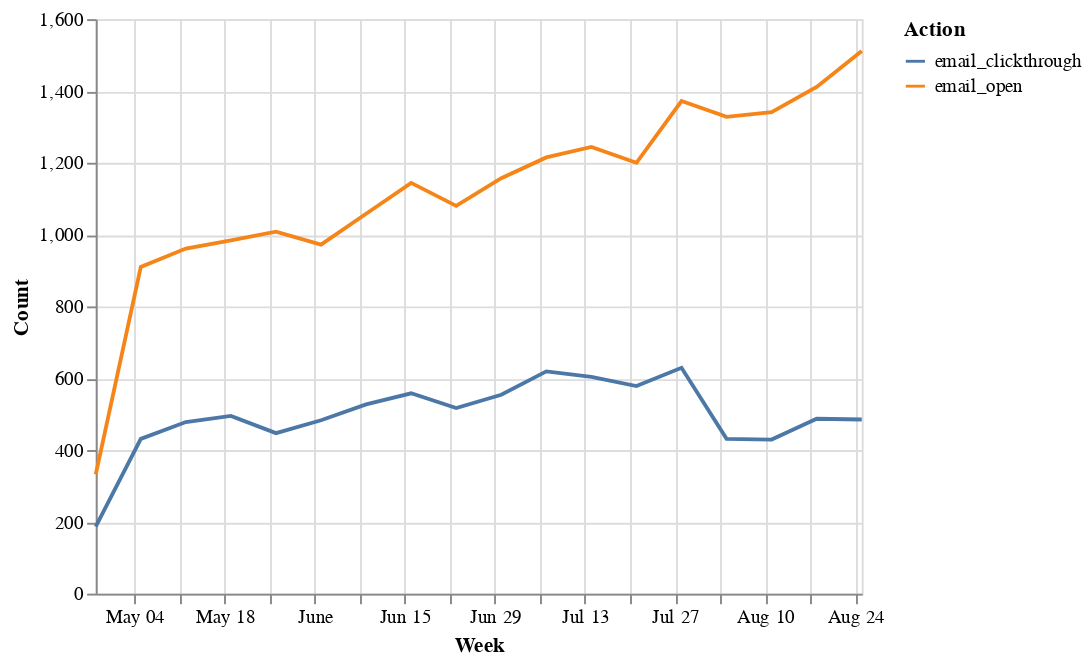

This figure's notebook cell:
### Code cell
alt.Chart(email_engagements_summary).mark_line().encode(
    x='Week',
    y='Count',
    color='Action'
)

### Figure 1 — Vega-Lite specification as saved in the notebook (floating-point values rounded to 4 significant figures)
{"$schema": "https://vega.github.io/schema/vega-lite/v2.6.0.json", "config": {"view": {"height": 300, "width": 400}}, "data": {"name": "data-30c653f3e6148c8a6e8937682b9ae3f2"}, "datasets": {"data-30c653f3e6148c8a6e8937682b9ae3f2": [{"Action": "email_clickthrough", "Count": 187, "Week": "2014-04-28T00:00:00"}, {"Action": "email_open", "Count": 332, "Week": "2014-04-28T00:00:00"}, {"Action": "email_clickthrough", "Count": 431, "Week": "2014-05-05T00:00:00"}, {"Action": "email_open", "Count": 910, "Week": "2014-05-05T00:00:00"}, {"Action": "email_clickthrough", "Count": 478, "Week": "2014-05-12T00:00:00"}, {"Action": "email_open", "Count": 961, "Week": "2014-05-12T00:00:00"}, {"Action": "email_clickthrough", "Count": 495, "Week": "2014-05-19T00:00:00"}, {"Action": "email_open", "Count": 984, "Week": "2014-05-19T00:00:00"}, {"Action": "email_clickthrough", "Count": 447, "Week": "2014-05-26T00:00:00"}, {"Action": "email_open", "Count": 1008, "Week": "2014-05-26T00:00:00"}, {"Action": "email_clickthrough", "Count": 483, "Week": "2014-06-02T00:00:00"}, {"Action": "email_open", "Count": 972, "Week": "2014-06-02T00:00:00"}, {"Action": "email_clickthrough", "Count": 527, "Week": "2014-06-09T00:00:00"}, {"Action": "email_open", "Count": 1058, "Week": "2014-06-09T00:00:00"}, {"Action": "email_clickthrough", "Count": 558, "Week": "2014-06-16T00:00:00"}, {"Action": "email_open", "Count": 1144, "Week": "2014-06-16T00:00:00"}, {"Action": "email_clickthrough", "Count": 517, "Week": "2014-06-23T00:00:00"}, {"Action": "email_open", "Count": 1080, "Week": "2014-06-23T00:00:00"}, {"Action": "email_clickthrough", "Count": 554, "Week": "2014-06-30T00:00:00"}, {"Action": "email_open", "Count": 1157, "Week": "2014-06-30T00:00:00"}, {"Action": "email_clickthrough", "Count": 619, "Week": "2014-07-07T00:00:00"}, {"Action": "email_open", "Count": 1215, "Week": "2014-07-07T00:00:00"}, {"Action": "email_clickthrough", "Count": 604, "Week": "2014-07-14T00:00:00"}, {"Action": "email_open", "Count": 1244, "Week": "2014-07-14T00:00:00"}, {"Action": "email_clickthrough", "Count": 578, "Week": "2014-07-21T00:00:00"}, {"Action": "email_open", "Count": 1200, "Week": "2014-07-21T00:00:00"}, {"Action": "email_clickthrough", "Count": 629, "Week": "2014-07-28T00:00:00"}, {"Action": "email_open", "Count": 1372, "Week": "2014-07-28T00:00:00"}, {"Action": "email_clickthrough", "Count": 431, "Week": "2014-08-04T00:00:00"}, {"Action": "email_open", "Count": 1328, "Week": "2014-08-04T00:00:00"}, {"Action": "email_clickthrough", "Count": 429, "Week": "2014-08-11T00:00:00"}, {"Action": "email_open", "Count": 1341, "Week": "2014-08-11T00:00:00"}, {"Action": "email_clickthrough", "Count": 487, "Week": "2014-08-18T00:00:00"}, {"Action": "email_open", "Count": 1411, "Week": "2014-08-18T00:00:00"}, {"Action": "email_clickthrough", "Count": 485, "Week": "2014-08-25T00:00:00"}, {"Action": "email_open", "Count": 1511, "Week": "2014-08-25T00:00:00"}]}, "encoding": {"color": {"field": "Action", "type": "nominal"}, "x": {"field": "Week", "type": "temporal"}, "y": {"field": "Count", "type": "quantitative"}}, "mark": "line"}
